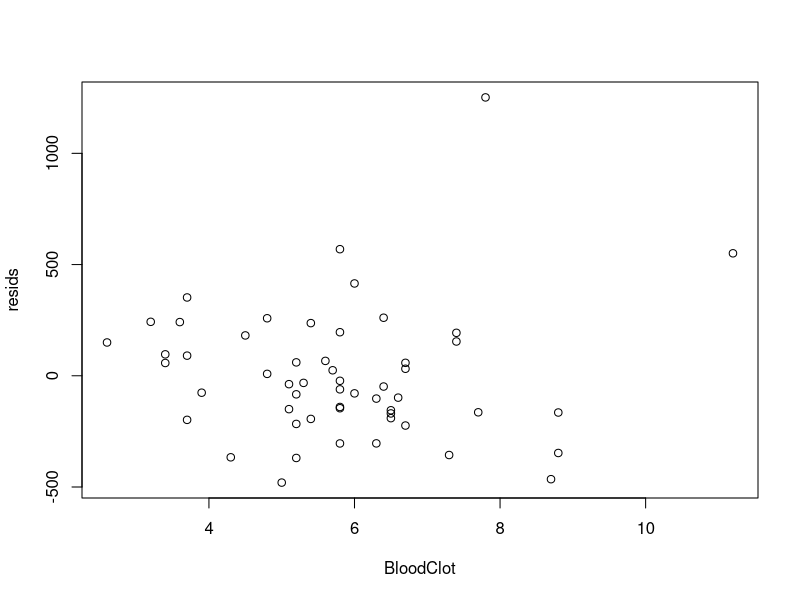
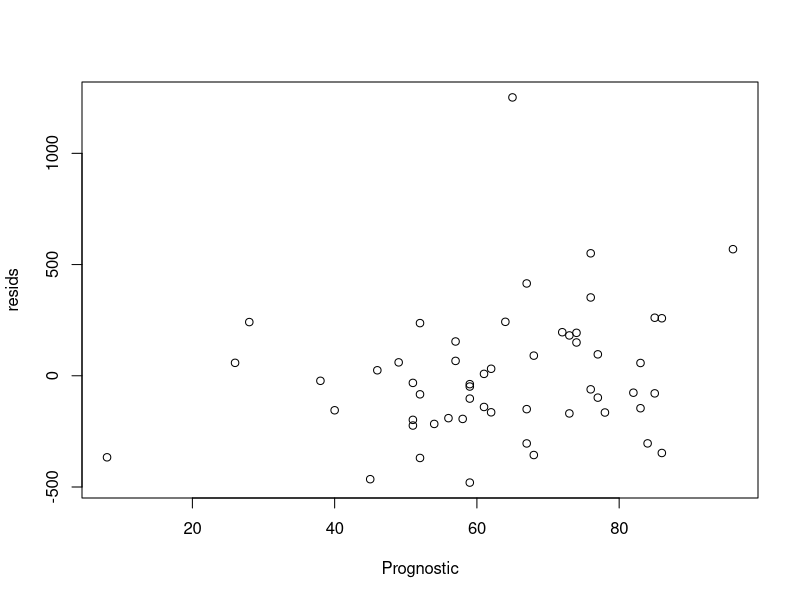
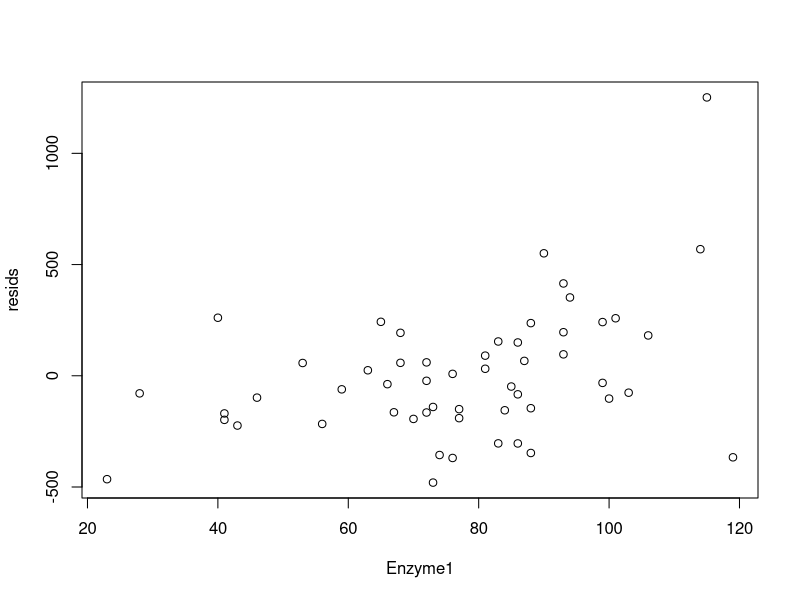
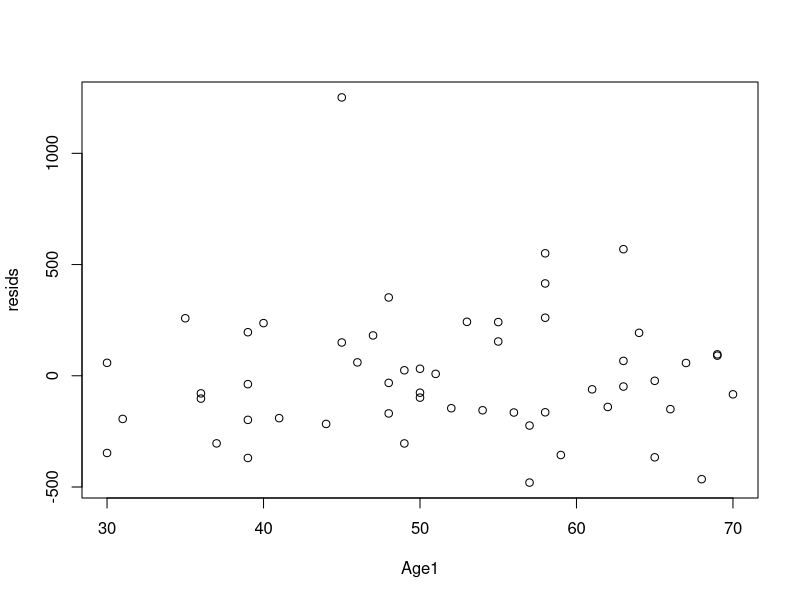

Write R code to recreate these figures, in order.
## ---- chunk 1
knitr::opts_chunk$set(echo = TRUE)

if ( ! require('haven'))
  install.packages('haven')
if ( ! require('car'))
  install.packages('car')

data <- haven::read_sav('Lab 09 - Surgical.sav')
data <- as.data.frame(data)
## ---- chunk 2
summary(data)
lm(Survival1 ~ BloodClot, data)
## ---- chunk 3
lm(Survival1 ~ Liver1, data)
## ---- chunk 4
lm(Survival1 ~ BloodClot + Liver1, data)
## ---- chunk 5
model <- lm(Survival1 ~ Liver1, data)
data$resids <- residuals(model)
plot(resids ~ BloodClot, data)
plot(resids ~ Prognostic, data)
plot(resids ~ Enzyme1, data)
plot(resids ~ Age1, data)
## ---- chunk 6
lm(Survival1 ~ Liver1 + Enzyme1, data)
## ---- chunk 7
liverEnzymeModel <- lm(Survival1 ~ Liver1 + Enzyme1, data)
Anova(liverEnzymeModel, type=3)

liverModel <- lm(Survival1 ~ Liver1, data)
Anova(liverModel, type=3)
## ---- chunk 8
lm(Survival1 ~ Liver1 + Enzyme1 + Liver1:Enzyme1, data)
